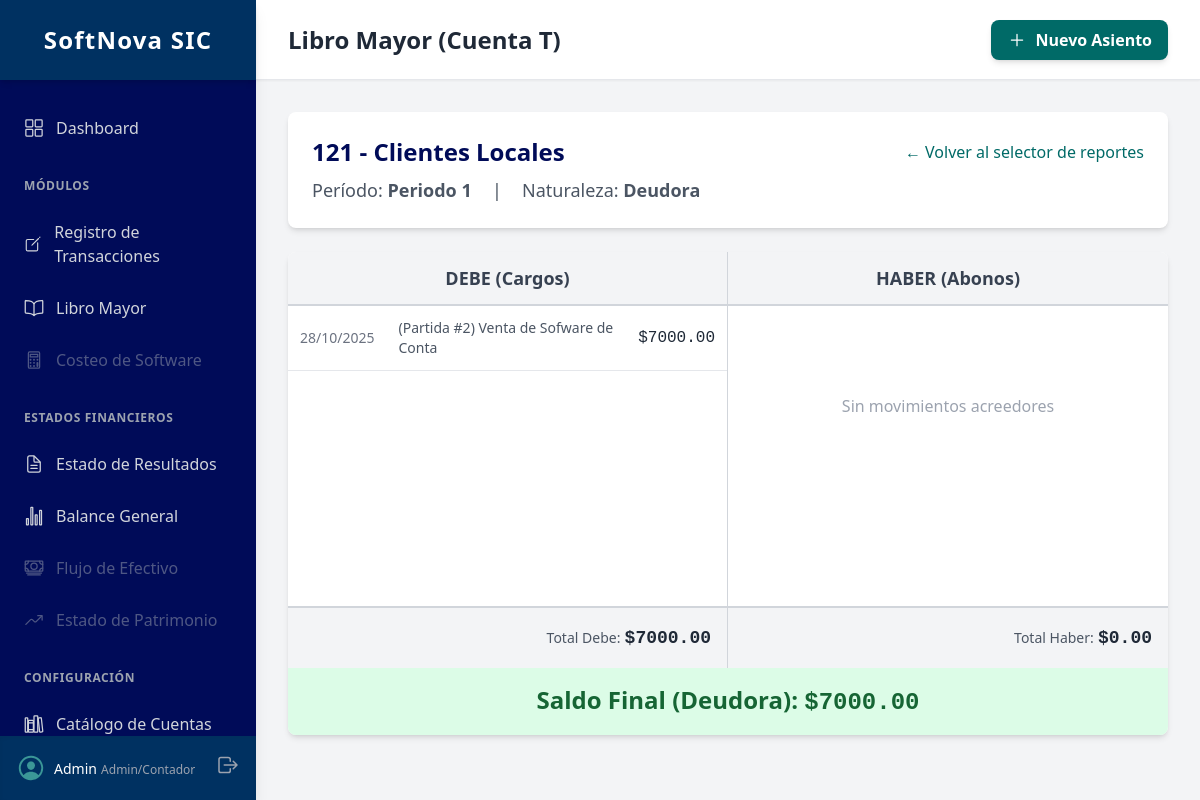
The app's page /contabilidad/reportes/mayor/1/8/ (signed in), older data.
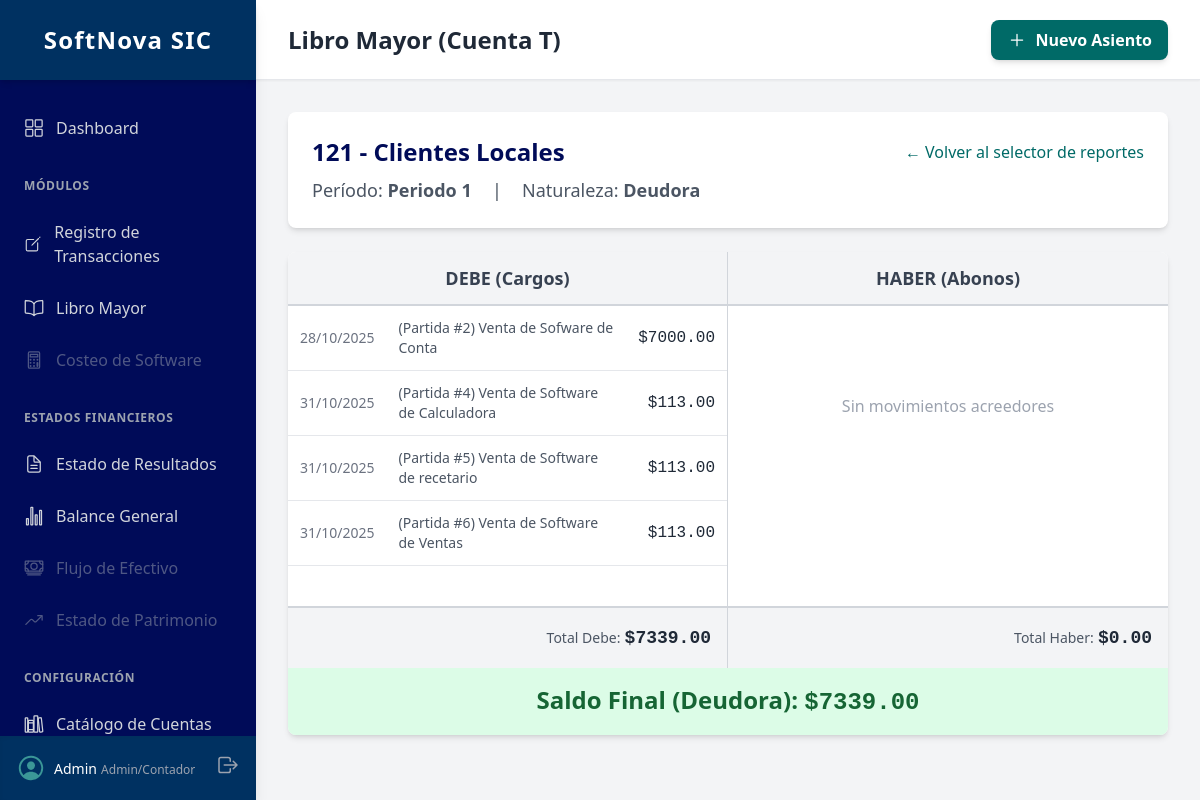
The same page, newer data.
### contabilidad/models.py (models this page shows, shortened)
class Cuenta(models.Model):
    class TipoCuenta(models.TextChoices):
        ACTIVO = 'ACTIVO', 'Activo'
        PASIVO = 'PASIVO', 'Pasivo'
        PATRIMONIO = 'PATRIMONIO', 'Patrimonio'
        INGRESO = 'INGRESO', 'Ingreso'
        COSTO = 'COSTO', 'Costo'
        GASTO = 'GASTO', 'Gasto'
        CUENTA_DE_ORDEN = 'ORDEN', 'Cuenta de Orden'
    class NaturalezaCuenta(models.TextChoices):
        DEUDORA = 'DEUDORA', 'Deudora'
        ACREEDORA = 'ACREEDORA', 'Acreedora'
    codigo = models.CharField(
        max_length=20,
        unique=True,
        help_text="Código único de la cuenta (ej. 111, 121.01)"
    )
    nombre = models.CharField(
        max_length=255,
        help_text="Nombre descriptivo de la cuenta (ej. Caja General)"
    )
    padre = models.ForeignKey(
        'self',
        null=True,
        blank=True,
        on_delete=models.PROTECT, # Proteger para no borrar padres con hijos
        related_name='hijos',
        help_text="Cuenta padre a la que pertenece esta subcuenta"
    )
    tipo_cuenta = models.CharField(
        max_length=10,
        choices=TipoCuenta.choices,
        help_text="Clasificación principal para estados financieros"
    )
    naturaleza = models.CharField(
        max_length=10,
        choices=NaturalezaCuenta.choices,
        help_text="Naturaleza de la cuenta (Deudora o Acreedora)"
    )
    es_imputable = models.BooleanField(
        default=False,
        help_text="Indica si la cuenta puede recibir movimientos (transacciones)"
    )
    class Meta:
        ordering = ['codigo']
        verbose_name = "Cuenta Contable"
        verbose_name_plural = "Catálogo de Cuentas"

class PeriodoContable(models.Model):
    class EstadoPeriodo(models.TextChoices):
        ABIERTO = 'ABIERTO', 'Abierto'
        CERRADO = 'CERRADO', 'Cerrado'
    nombre = models.CharField(
        max_length=100,
        unique=True,
        help_text="Nombre del período (ej. Enero 2024)"
    )
    fecha_inicio = models.DateField()
    fecha_fin = models.DateField()
    estado = models.CharField(
        max_length=10,
        choices=EstadoPeriodo.choices,
        default=EstadoPeriodo.ABIERTO
    )
    class Meta:
        ordering = ['-fecha_inicio']
        verbose_name = "Período Contable"
        verbose_name_plural = "Períodos Contables"

class Movimiento(models.Model):
    asiento = models.ForeignKey(
        AsientoDiario,
        on_delete=models.CASCADE,
        related_name="movimientos",
        help_text="Asiento al que pertenece este movimiento"
    )
    cuenta = models.ForeignKey(
        Cuenta,
        on_delete=models.PROTECT, # No borrar cuentas con movimientos
        help_text="Cuenta contable afectada",
        limit_choices_to={'es_imputable': True}
    )
    debe = models.DecimalField(
        max_digits=12,
        decimal_places=2,
        default=0
    )
    haber = models.DecimalField(
        max_digits=12,
        decimal_places=2,
        default=0
    )
    class Meta:
        ordering = ['pk'] # Ordenar por creación
        verbose_name = "Movimiento"
        verbose_name_plural = "Movimientos"

class AsientoDiario(models.Model):
    periodo = models.ForeignKey(
        PeriodoContable,
        on_delete=models.PROTECT, # No permitir borrar períodos con asientos
        related_name="asientos"
    )
    numero_partida = models.PositiveIntegerField(
        editable=False,
        help_text="Número de partida correlativo dentro del período"
    )
    fecha = models.DateField(
        default=timezone.now,
        help_text="Fecha de la transacción"
    )
    descripcion = models.TextField(
        blank=True,
        help_text="Descripción del asiento (concepto, glosa)"
    )
    creado_por = models.ForeignKey(
        User,
        on_delete=models.SET_NULL,
        null=True, blank=True,
        related_name="asientos_creados"
    )
    creado_en = models.DateTimeField(auto_now_add=True)
    class Meta:
        ordering = ['periodo', 'numero_partida']
        unique_together = ('periodo', 'numero_partida')
        verbose_name = "Asiento Diario"
        verbose_name_plural = "Libro Diario"

### contabilidad/views.py (the view)
# urls.py: path('reportes/mayor/<int:periodo_id>/<int:cuenta_id>/', views.libro_mayor_detalle, name='libro_mayor_detalle'),
@login_required
@user_passes_test(es_contador_o_admin, login_url='/admin/login/')
def libro_mayor_detalle(request, periodo_id, cuenta_id):
    periodo = get_object_or_404(PeriodoContable, pk=periodo_id)
    cuenta = get_object_or_404(Cuenta, pk=cuenta_id)
    movimientos = Movimiento.objects.filter(
        asiento__periodo=periodo,
        cuenta=cuenta
    ).order_by('asiento__fecha', 'asiento__numero_partida')
    movimientos_debe = movimientos.filter(debe__gt=0)
    movimientos_haber = movimientos.filter(haber__gt=0)
    totales = movimientos.aggregate(
        total_debe=models.Sum('debe'),
        total_haber=models.Sum('haber')
    )
    total_debe = totales.get('total_debe') or Decimal('0.00')
    total_haber = totales.get('total_haber') or Decimal('0.00')
    saldo = Decimal('0.00')
    if cuenta.naturaleza == Cuenta.NaturalezaCuenta.DEUDORA:
        saldo = total_debe - total_haber
    else: # Naturaleza ACREEDORA
        saldo = total_haber - total_debe
    context = {
        'periodo': periodo,
        'cuenta': cuenta,
        'movimientos_debe': movimientos_debe,
        'movimientos_haber': movimientos_haber,
        'total_debe': total_debe,
        'total_haber': total_haber,
        'saldo': saldo,
        'saldo_abs': abs(saldo),
    }
    return render(request, 'contabilidad/libro_mayor_detalle.html', context)

### contabilidad/views.py (called while the page is built)
def es_contador_o_admin(user):
    return user.is_staff or user.is_superuser

### contabilidad/templates/contabilidad/libro_mayor_detalle.html (shortened to what this page needs)
{% extends 'base.html' %}
{% block page_title %}Libro Mayor (Cuenta T){% endblock %}
{% block content %}
<div class="bg-white p-6 rounded-lg shadow-md mb-6">
    <div class="flex justify-between items-center mb-2">
        <h3 class="text-2xl font-bold text-sic-dark-blue">{{ cuenta.codigo }} - {{ cuenta.nombre }}</h3>
        <a href="{% url 'contabilidad:mayor_seleccion' %}?periodo_id={{ periodo.id }}" class="text-sic-teal hover:underline">
            &larr; Volver al selector de reportes
        </a>
    </div>
    <span class="text-lg text-gray-600">Período: <span class="font-semibold">{{ periodo.nombre }}</span></span>
    <span class="text-lg text-gray-600 mx-4">|</span>
    <span class="text-lg text-gray-600">Naturaleza: <span class="font-semibold">{{ cuenta.get_naturaleza_display }}</span></span>
</div>
<div class="bg-white rounded-lg shadow-md overflow-hidden">
    <div class="grid grid-cols-2">
        <div class="p-3 bg-gray-100 border-b-2 border-r border-gray-300">
            <h4 class="text-lg font-semibold text-gray-700 text-center">DEBE (Cargos)</h4>
        </div>
        <div class="p-3 bg-gray-100 border-b-2 border-gray-300">
            <h4 class="text-lg font-semibold text-gray-700 text-center">HABER (Abonos)</h4>
        </div>
    </div>
    <div class="grid grid-cols-2 min-h-[300px]">
        <div class="border-r border-gray-300">
            <table class="w-full">
                <tbody>
                    {% for mov in movimientos_debe %}
                    <tr class="border-b border-gray-200 hover:bg-green-50">
                        <td class="p-3 text-sm text-gray-500">{{ mov.asiento.fecha|date:"d/m/Y" }}</td>
                        <td class="p-3 text-sm text-gray-600">
                            (Partida #{{ mov.asiento.numero_partida }}) {{ mov.asiento.descripcion|truncatechars:40 }}
                        </td>
                        <td class="p-3 text-right font-mono font-medium text-gray-800">${{ mov.debe|floatformat:2 }}</td>
                    </tr>
                    {% endfor %}
                </tbody>
            </table>
        </div>
        <div>
             <table class="w-full">
                <tbody>
                    {% if not movimientos_haber %}
                    <tr class="h-[200px]"><td colspan="3" class="text-center text-gray-400 align-middle">Sin movimientos acreedores</td></tr>
                    {% endif %}
                </tbody>
            </table>
        </div>
    </div>
    <div class="grid grid-cols-2 bg-gray-100">
        <div class="p-4 border-t-2 border-r border-gray-300 text-right">
            <span class="text-sm text-gray-600">Total Debe:</span>
            <span class="text-lg font-bold text-gray-800 font-mono">${{ total_debe|floatformat:2 }}</span>
        </div>
        <div class="p-4 border-t-2 border-gray-300 text-right">
            <span class="text-sm text-gray-600">Total Haber:</span>
            <span class="text-lg font-bold text-gray-800 font-mono">${{ total_haber|floatformat:2 }}</span>
        </div>
    </div>
    <div class="p-4 {% if saldo >= 0 %}bg-green-100 text-green-800{% else %}bg-red-100 text-red-800{% endif %}">
        <h3 class="text-2xl font-bold text-center">
            Saldo Final ({{ cuenta.get_naturaleza_display }}):
            <span class="font-mono">${{ saldo_abs|floatformat:2 }}</span>
        </h3>
    </div>
</div>
{% endblock %}

### templates/base.html (shortened to what this page needs)
<!DOCTYPE html>
<html lang="es">
<head>
    <script src="https://cdn.tailwindcss.com"></script>
</head>
<body class="bg-gray-100 font-sans antialiased">
    <div class="flex h-screen">
        <aside class="w-64 bg-sic-dark-blue text-white flex flex-col fixed h-full shadow-lg">
            <div class="h-20 flex items-center justify-center bg-sic-medium-blue shadow-md">
                <h1 class="text-2xl font-bold tracking-wider">SoftNova SIC</h1>
            </div>
            <nav class="flex-1 overflow-y-auto py-6">
                <ul class="space-y-1">
                    <li>
                        <a href="{% url 'contabilidad:dashboard' %}" class="flex items-center space-x-3 px-6 py-3 text-gray-300 hover:bg-sic-medium-blue hover:text-white transition-colors duration-200">
                            <ion-icon name="grid-outline" class="text-xl"></ion-icon>
                            <span class="font-medium">Dashboard</span>
                        </a>
                    </li>
                    <li class="px-6 pt-4 pb-2">
                        <span class="text-xs uppercase text-gray-400 font-semibold tracking-wider">Módulos</span>
                    </li>
                    <li>
                        <a href="{% url 'contabilidad:registrar_asiento' %}" class="flex items-center space-x-3 px-6 py-3 text-gray-300 hover:bg-sic-medium-blue hover:text-white transition-colors duration-200">
                            <ion-icon name="create-outline" class="text-xl"></ion-icon>
                            <span class="font-medium">Registro de Transacciones</span>
                        </a>
                    </li>
                    <li>
                        <a href="{% url 'contabilidad:mayor_seleccion' %}" class="flex items-center space-x-3 px-6 py-3 text-gray-300 hover:bg-sic-medium-blue hover:text-white transition-colors duration-200">
                            <ion-icon name="book-outline" class="text-xl"></ion-icon>
                            <span class="font-medium">Libro Mayor</span>
                        </a>
                    </li>
                    <li>
                        <a href="#" class="flex items-center space-x-3 px-6 py-3 text-gray-400 opacity-50 cursor-not-allowed" title="Próximamente">
                            <ion-icon name="calculator-outline" class="text-xl"></ion-icon>
                            <span class="font-medium">Costeo de Software</span>
                        </a>
                    </li>
                    <li class="px-6 pt-4 pb-2">
                        <span class="text-xs uppercase text-gray-400 font-semibold tracking-wider">Estados Financieros</span>
                    </li>
                    <li>
                        <a href="{% url 'contabilidad:hub_estado_resultados' %}" class="flex items-center space-x-3 px-6 py-3 text-gray-300 hover:bg-sic-medium-blue hover:text-white transition-colors duration-200">
                            <ion-icon name="document-text-outline" class="text-xl"></ion-icon>
                            <span class="font-medium">Estado de Resultados</span>
                        </a>
                    </li>
                    <li>
                        <a href="{% url 'contabilidad:hub_balance_general' %}" class="flex items-center space-x-3 px-6 py-3 text-gray-300 hover:bg-sic-medium-blue hover:text-white transition-colors duration-200">
                            <ion-icon name="stats-chart-outline" class="text-xl"></ion-icon>
                            <span class="font-medium">Balance General</span>
                        </a>
                    </li>
                    <li>
                        <a href="#" class="flex items-center space-x-3 px-6 py-3 text-gray-400 opacity-50 cursor-not-allowed" title="Próximamente">
                            <ion-icon name="cash-outline" class="text-xl"></ion-icon>
                            <span class="font-medium">Flujo de Efectivo</span>
                        </a>
                    </li>
                    <li>
                        <a href="#" class="flex items-center space-x-3 px-6 py-3 text-gray-400 opacity-50 cursor-not-allowed" title="Próximamente">
                            <ion-icon name="trending-up-outline" class="text-xl"></ion-icon>
                            <span class="font-medium">Estado de Patrimonio</span>
                        </a>
                    </li>
                    <li class="px-6 pt-4 pb-2">
                        <span class="text-xs uppercase text-gray-400 font-semibold tracking-wider">Configuración</span>
                    </li>
                    {% if user.is_superuser %}
                        <li>
                            <a href="{% url 'admin:contabilidad_cuenta_changelist' %}" target="_blank" class="flex items-center space-x-3 px-6 py-3 text-gray-300 hover:bg-sic-medium-blue hover:text-white transition-colors duration-200">
                                <ion-icon name="library-outline" class="text-xl"></ion-icon>
                                <span class="font-medium">Catálogo de Cuentas</span>
                            </a>
                        </li>
                    {% endif %}
                </ul>
            </nav>
            <div class="h-16 p-4 flex items-center justify-between bg-sic-medium-blue shadow-inner">
                <div class="flex items-center space-x-2">
                    <ion-icon name="person-circle-outline" class="text-3xl text-sic-light-teal"></ion-icon>
                    <div>
                        <span class="text-sm font-medium">{% if user.is_authenticated %}{{ user.username }}{% else %}Usuario{% endif %}</span>
                        <span class="text-xs text-gray-400">{% if user.is_staff %}Admin/Contador{% endif %}</span>
                    </div>
                </div>
                <a href="#" title="Cerrar Sesión">
                    <ion-icon name="log-out-outline" class="text-2xl text-gray-400 hover:text-white"></ion-icon>
                </a>
            </div>
        </aside>
        <main class="flex-1 ml-64 h-screen overflow-y-auto">
            <header class="h-20 bg-white shadow-sm flex items-center justify-between px-8 border-b border-gray-200">
                <div>
                    <h2 class="text-2xl font-semibold text-gray-800">
                        {% block page_title %}Dashboard{% endblock %}
                    </h2>
                </div>
                <div>
                    <button class="bg-sic-teal hover:bg-sic-light-teal text-white font-semibold py-2 px-4 rounded-lg shadow-md transition-colors duration-200 flex items-center space-x-2">
                        <ion-icon name="add-outline" class="text-xl"></ion-icon>
                        <span>Nuevo Asiento</span>
                    </button>
                </div>
            </header>
            <div class="p-8">
                {% block content %}{% endblock %}
            </div>
        </main>
    </div>
</body>
</html>

Row changes from the older to the newer data that the page shows:
added Movimiento: asiento.fecha "31/10/2025", asiento.numero_partida "4", asiento.descripcion "Venta de Software de Calculadora", debe "113.00"
added Movimiento: asiento.fecha "31/10/2025", asiento.numero_partida "5", asiento.descripcion "Venta de Software de recetario", debe "113.00"
added Movimiento: asiento.fecha "31/10/2025", asiento.numero_partida "6", asiento.descripcion "Venta de Software de Ventas", debe "113.00"
Text that changed along with them:
{{ total_debe|floatformat:2 }}: "7000.00" → "7339.00"
{{ saldo_abs|floatformat:2 }}: "7000.00" → "7339.00"
